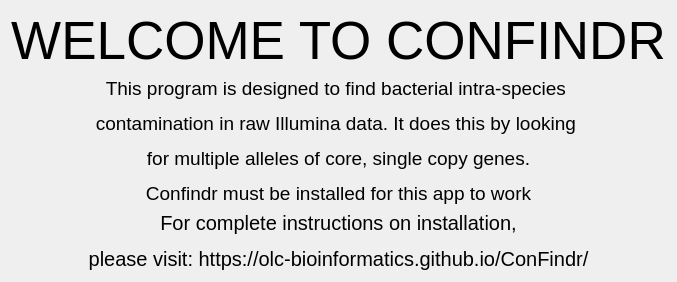
                  <widget class="QWidget" name="page_home">
                   <layout class="QVBoxLayout" name="verticalLayout_10">
                    <item>
                     <widget class="QLabel" name="label_6">
                      <property name="font">
                       <font>
                        <family>Segoe UI</family>
                        <pointsize>40</pointsize>
                       </font>
                      </property>
                      <property name="styleSheet">
                       <string notr="true"/>
                      </property>
                      <property name="text">
                       <string>WELCOME TO CONFINDR</string>
                      </property>
                      <property name="alignment">
                       <set>Qt::AlignCenter</set>
                      </property>
                     </widget>
                    </item>
                    <item>
                     <widget class="QLabel" name="label">
                      <property name="font">
                       <font>
                        <family>Segoe UI</family>
                        <pointsize>14</pointsize>
                       </font>
                      </property>
                      <property name="text">
                       <string>&lt;html&gt;&lt;head/&gt;&lt;body&gt;&lt;p&gt;This program is designed to find bacterial intra-species &lt;/p&gt;&lt;p&gt;contamination in raw Illumina data. It does this by looking &lt;/p&gt;&lt;p&gt;for multiple alleles of core, single copy genes.&lt;/p&gt;&lt;p&gt;Confindr must be installed for this app to work&lt;/p&gt;&lt;/body&gt;&lt;/html&gt;</string>
                      </property>
                      <property name="alignment">
                       <set>Qt::AlignCenter</set>
                      </property>
                     </widget>
                    </item>
                    <item>
                     <widget class="QLabel" name="label_7">
                      <property name="font">
                       <font>
                        <family>Segoe UI</family>
                        <pointsize>15</pointsize>
                       </font>
                      </property>
                      <property name="text">
                       <string>&lt;html&gt;&lt;head/&gt;&lt;body&gt;&lt;p&gt;For complete instructions on installation,&lt;/p&gt;&lt;p&gt;please visit: https://olc-bioinformatics.github.io/ConFindr/&lt;/p&gt;&lt;/body&gt;&lt;/html&gt;</string>
                      </property>
                      <property name="alignment">
                       <set>Qt::AlignCenter</set>
                      </property>
                     </widget>
                    </item>
                   </layout>
                  </widget>
